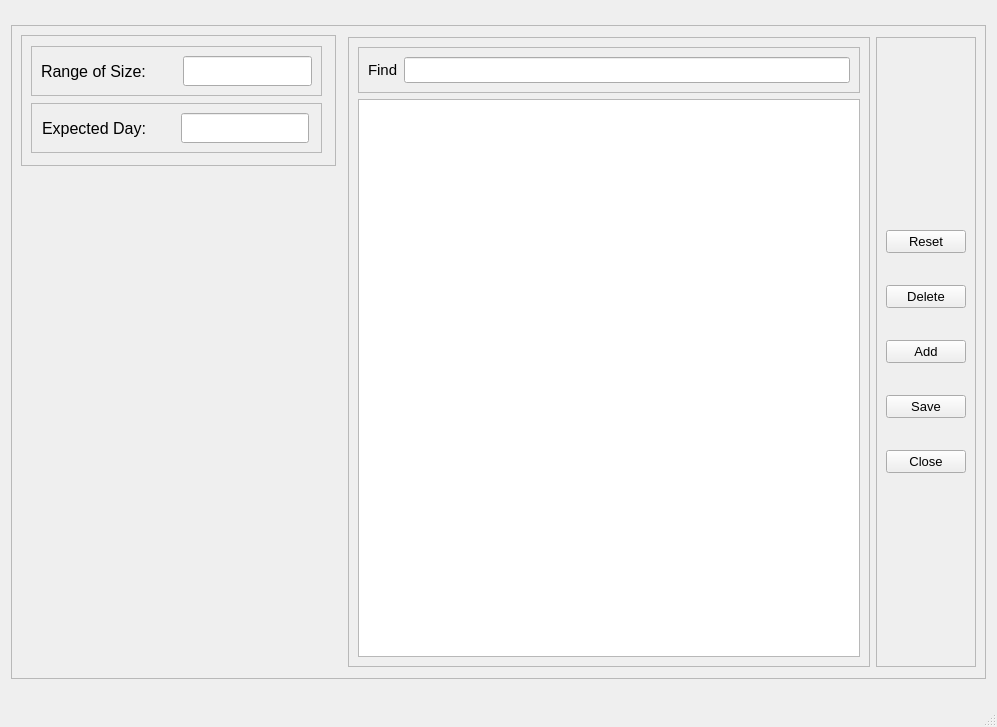
<?xml version="1.0" encoding="UTF-8"?>
<ui version="4.0">
 <class>MainWindow</class>
 <widget class="QMainWindow" name="MainWindow">
  <property name="geometry">
   <rect>
    <x>0</x>
    <y>0</y>
    <width>997</width>
    <height>727</height>
   </rect>
  </property>
  <property name="minimumSize">
   <size>
    <width>997</width>
    <height>727</height>
   </size>
  </property>
  <property name="windowTitle">
   <string>A12. Rubber Wood Charge Duration</string>
  </property>
  <widget class="QWidget" name="centralwidget">
   <layout class="QGridLayout" name="gridLayout">
    <item row="0" column="0">
     <widget class="QFrame" name="frame">
      <property name="maximumSize">
       <size>
        <width>975</width>
        <height>654</height>
       </size>
      </property>
      <property name="frameShape">
       <enum>QFrame::StyledPanel</enum>
      </property>
      <property name="frameShadow">
       <enum>QFrame::Raised</enum>
      </property>
      <layout class="QHBoxLayout" name="horizontalLayout">
       <item alignment="Qt::AlignLeft|Qt::AlignTop">
        <widget class="QFrame" name="frame_2">
         <property name="minimumSize">
          <size>
           <width>315</width>
           <height>131</height>
          </size>
         </property>
         <property name="maximumSize">
          <size>
           <width>315</width>
           <height>131</height>
          </size>
         </property>
         <property name="frameShape">
          <enum>QFrame::StyledPanel</enum>
         </property>
         <property name="frameShadow">
          <enum>QFrame::Raised</enum>
         </property>
         <layout class="QVBoxLayout" name="verticalLayout">
          <item>
           <widget class="QFrame" name="frame_5">
            <property name="minimumSize">
             <size>
              <width>291</width>
              <height>50</height>
             </size>
            </property>
            <property name="maximumSize">
             <size>
              <width>291</width>
              <height>50</height>
             </size>
            </property>
            <property name="frameShape">
             <enum>QFrame::StyledPanel</enum>
            </property>
            <property name="frameShadow">
             <enum>QFrame::Raised</enum>
            </property>
            <layout class="QHBoxLayout" name="horizontalLayout_3">
             <item>
              <widget class="QLabel" name="label">
               <property name="font">
                <font>
                 <pointsize>12</pointsize>
                </font>
               </property>
               <property name="text">
                <string>Range of Size:</string>
               </property>
              </widget>
             </item>
             <item>
              <widget class="QLineEdit" name="size">
               <property name="minimumSize">
                <size>
                 <width>129</width>
                 <height>28</height>
                </size>
               </property>
               <property name="maximumSize">
                <size>
                 <width>129</width>
                 <height>120</height>
                </size>
               </property>
               <property name="font">
                <font>
                 <pointsize>12</pointsize>
                </font>
               </property>
              </widget>
             </item>
            </layout>
           </widget>
          </item>
          <item>
           <widget class="QFrame" name="frame_6">
            <property name="minimumSize">
             <size>
              <width>291</width>
              <height>50</height>
             </size>
            </property>
            <property name="maximumSize">
             <size>
              <width>291</width>
              <height>50</height>
             </size>
            </property>
            <property name="frameShape">
             <enum>QFrame::StyledPanel</enum>
            </property>
            <property name="frameShadow">
             <enum>QFrame::Raised</enum>
            </property>
            <layout class="QHBoxLayout" name="horizontalLayout_2">
             <item>
              <widget class="QLabel" name="label_2">
               <property name="minimumSize">
                <size>
                 <width>132</width>
                 <height>26</height>
                </size>
               </property>
               <property name="maximumSize">
                <size>
                 <width>132</width>
                 <height>26</height>
                </size>
               </property>
               <property name="font">
                <font>
                 <pointsize>12</pointsize>
                </font>
               </property>
               <property name="layoutDirection">
                <enum>Qt::LeftToRight</enum>
               </property>
               <property name="text">
                <string>Expected Day:</string>
               </property>
               <property name="indent">
                <number>0</number>
               </property>
              </widget>
             </item>
             <item>
              <widget class="QLineEdit" name="duration">
               <property name="minimumSize">
                <size>
                 <width>128</width>
                 <height>28</height>
                </size>
               </property>
               <property name="maximumSize">
                <size>
                 <width>127</width>
                 <height>120</height>
                </size>
               </property>
               <property name="font">
                <font>
                 <pointsize>12</pointsize>
                </font>
               </property>
              </widget>
             </item>
            </layout>
           </widget>
          </item>
         </layout>
        </widget>
       </item>
       <item>
        <widget class="QFrame" name="frame_3">
         <property name="minimumSize">
          <size>
           <width>522</width>
           <height>630</height>
          </size>
         </property>
         <property name="maximumSize">
          <size>
           <width>522</width>
           <height>630</height>
          </size>
         </property>
         <property name="frameShape">
          <enum>QFrame::StyledPanel</enum>
         </property>
         <property name="frameShadow">
          <enum>QFrame::Raised</enum>
         </property>
         <layout class="QVBoxLayout" name="verticalLayout_2">
          <item>
           <widget class="QFrame" name="frame_7">
            <property name="frameShape">
             <enum>QFrame::StyledPanel</enum>
            </property>
            <property name="frameShadow">
             <enum>QFrame::Raised</enum>
            </property>
            <layout class="QHBoxLayout" name="horizontalLayout_4">
             <item>
              <widget class="QLabel" name="label_3">
               <property name="font">
                <font>
                 <pointsize>11</pointsize>
                </font>
               </property>
               <property name="text">
                <string>Find</string>
               </property>
              </widget>
             </item>
             <item>
              <widget class="QLineEdit" name="searchBar">
               <property name="font">
                <font>
                 <pointsize>11</pointsize>
                </font>
               </property>
              </widget>
             </item>
            </layout>
           </widget>
          </item>
          <item>
           <widget class="QTableView" name="tableView"/>
          </item>
         </layout>
        </widget>
       </item>
       <item>
        <widget class="QFrame" name="frame_4">
         <property name="minimumSize">
          <size>
           <width>100</width>
           <height>630</height>
          </size>
         </property>
         <property name="maximumSize">
          <size>
           <width>100</width>
           <height>630</height>
          </size>
         </property>
         <property name="frameShape">
          <enum>QFrame::StyledPanel</enum>
         </property>
         <property name="frameShadow">
          <enum>QFrame::Raised</enum>
         </property>
         <layout class="QVBoxLayout" name="verticalLayout_3">
          <property name="spacing">
           <number>0</number>
          </property>
          <property name="topMargin">
           <number>160</number>
          </property>
          <property name="bottomMargin">
           <number>160</number>
          </property>
          <item>
           <widget class="QPushButton" name="resetButton">
            <property name="font">
             <font>
              <pointsize>10</pointsize>
             </font>
            </property>
            <property name="text">
             <string>Reset</string>
            </property>
           </widget>
          </item>
          <item>
           <widget class="QPushButton" name="deleteButton">
            <property name="font">
             <font>
              <pointsize>10</pointsize>
             </font>
            </property>
            <property name="text">
             <string>Delete</string>
            </property>
           </widget>
          </item>
          <item>
           <widget class="QPushButton" name="addButton">
            <property name="font">
             <font>
              <pointsize>10</pointsize>
             </font>
            </property>
            <property name="text">
             <string>Add</string>
            </property>
           </widget>
          </item>
          <item>
           <widget class="QPushButton" name="saveButton">
            <property name="font">
             <font>
              <pointsize>10</pointsize>
             </font>
            </property>
            <property name="text">
             <string>Save</string>
            </property>
           </widget>
          </item>
          <item>
           <widget class="QPushButton" name="closeButton">
            <property name="font">
             <font>
              <pointsize>10</pointsize>
             </font>
            </property>
            <property name="text">
             <string>Close</string>
            </property>
           </widget>
          </item>
         </layout>
        </widget>
       </item>
      </layout>
     </widget>
    </item>
   </layout>
  </widget>
  <widget class="QMenuBar" name="menubar">
   <property name="geometry">
    <rect>
     <x>0</x>
     <y>0</y>
     <width>997</width>
     <height>26</height>
    </rect>
   </property>
  </widget>
  <widget class="QStatusBar" name="statusbar"/>
 </widget>
 <resources/>
 <connections/>
</ui>
